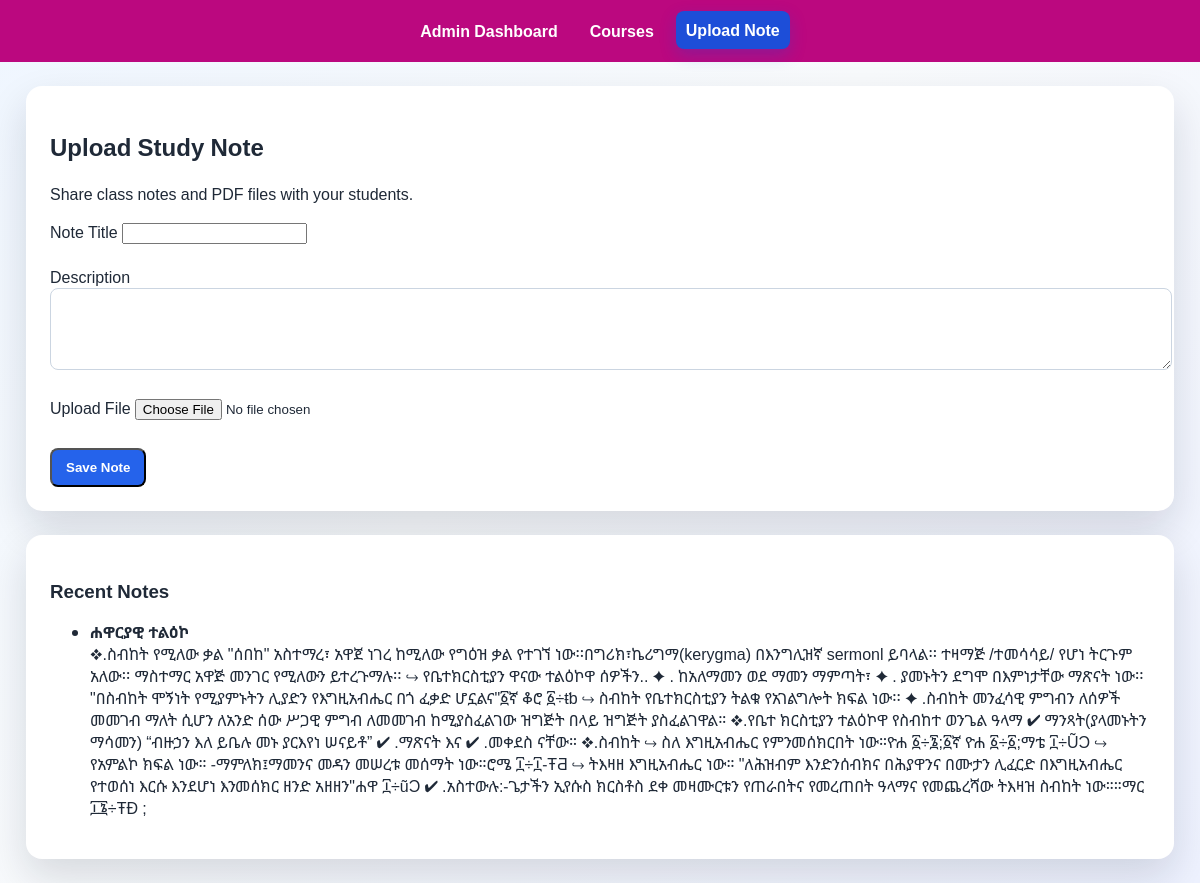
/upload_note.php (signed in), run on the app's committed database.
### tables this page shows
CREATE TABLE `admin_notes` (
  `id` int(11) NOT NULL AUTO_INCREMENT,
  `admin_id` int(11) NOT NULL,
  `title` varchar(255) NOT NULL,
  `description` text DEFAULT NULL,
  `file_path` varchar(255) DEFAULT NULL,
  `created_at` datetime DEFAULT current_timestamp(),
  PRIMARY KEY (`id`)
);

### db.php (called while the page is built, shortened)
<?php
function renderRichText($value): string {
    return (string)($value ?? '');
}

### upload_note.php (the view, shortened to what this page needs)
<?php
require_once __DIR__ . '/db.php';
$adminId = (int)$_SESSION['admin_id'];
try {
    $pdo->exec('CREATE TABLE IF NOT EXISTS admin_notes (
        id INT AUTO_INCREMENT PRIMARY KEY,
        admin_id INT NOT NULL,
        title VARCHAR(255) NOT NULL,
        description TEXT DEFAULT NULL,
        file_path VARCHAR(255) DEFAULT NULL,
        created_at DATETIME DEFAULT CURRENT_TIMESTAMP
    ) ENGINE=InnoDB DEFAULT CHARSET=utf8mb4 COLLATE=utf8mb4_unicode_ci');
} catch (PDOException $e) {
    $message = 'Note table could not be prepared: ' . $e->getMessage();
    $messageType = 'error';
}
$stmt = $pdo->prepare('SELECT * FROM admin_notes WHERE admin_id = :admin_id ORDER BY created_at DESC LIMIT 10');
$stmt->execute([':admin_id' => $adminId]);
$notes = $stmt->fetchAll();
?>
<!DOCTYPE html>
<html lang="am">
<head>
    <link rel="stylesheet" href="sofonyas (1).css">
</head>
<body>
    <nav>
        <ul>
            <li><a href="admin_dashboard.php">Admin Dashboard</a></li>
            <li><a href="admin_courses.php">Courses</a></li>
            <li><a href="upload_note.php" class="active">Upload Note</a></li>
        </ul>
    </nav>
    <section class="card" style="margin-top:24px;">
        <h2>Upload Study Note</h2>
        <p>Share class notes and PDF files with your students.</p>
        <form method="post" enctype="multipart/form-data">
            <label for="title">Note Title</label>
            <input id="title" name="title" required>
            <br><br>
            <label for="description">Description</label>
            <textarea id="description" name="description" rows="4" style="width:100%; padding:10px; border-radius:8px; border:1px solid #cbd5e1;"></textarea>
            <br><br>
            <label for="note_file">Upload File</label>
            <input id="note_file" name="note_file" type="file">
            <br><br>
            <button class="button" type="submit">Save Note</button>
        </form>
    </section>
    <section class="card">
        <h3>Recent Notes</h3>
        <?php if (empty($notes)): ?>
            <p>No notes have been uploaded yet.</p>
        <?php else: ?>
            <ul>
                <?php foreach ($notes as $note): ?>
                    <li style="margin-bottom:10px;">
                        <strong><?php echo htmlspecialchars($note['title'], ENT_QUOTES, 'UTF-8'); ?></strong>
                        <div class="rich-content"><?php echo renderRichText($note['description'] ?? ''); ?></div>
                    </li>
                <?php endforeach; ?>
            </ul>
        <?php endif; ?>
    </section>
</body>
</html>

### sofonyas (1).css (style rules this page uses)
html { scroll-behavior: smooth; }
body { font-family: 'Noto Sans Ethiopic', sans-serif; background: linear-gradient(135deg, #eff6ff 0%, #f8fafc 45%, #eef2ff 100%); margin: 0; padding: 0; text-align: center; color: #1f2937; }
nav { background: #bb087f; padding: 12px 16px; position: sticky; top: 0; z-index: 1000; display: flex; align-items: center; justify-content: space-between; gap: 12px; }
nav ul { list-style: none; display: flex; flex-wrap: wrap; justify-content: center; gap: 12px; margin: 0; padding: 0; flex: 1; }
nav a { color: #fff; text-decoration: none; font-weight: 700; padding: 8px 10px; border-radius: 8px; display: inline-block; transition: background-color 0.18s ease, transform 0.18s ease, box-shadow 0.2s ease; }
nav a.active, nav a:hover { background: #1d4ed8; transform: translateY(-1px); box-shadow: 0 6px 16px rgba(11, 75, 211, 0.25); }
section { padding: 20px; max-width: 1200px; margin: auto; }
.card { background: #ffffff; padding: 24px; margin: 24px auto; border-radius: 16px; box-shadow: 0 18px 40px rgba(15, 23, 42, 0.14); text-align: left; max-width: 1100px; }
.button { display: inline-block; background: #2563eb; color: #fff; text-decoration: none; padding: 10px 14px; border-radius: 8px; font-weight: 700; margin: 6px 6px 0 0; transition: transform 0.2s ease, box-shadow 0.2s ease, background 0.2s ease; }
.card { transition: transform 0.25s ease, box-shadow 0.25s ease; }
.button, .lang-btn, nav a, .slider-dot { transition: transform 0.24s ease, box-shadow 0.24s ease, background-color 0.24s ease; }

### data on the page
admin_notes: title "ሐዋርያዊ ተልዕኮ", description "❖.ስብከት የሚለው ቃል \"ሰበከ\" አስተማረ፣ አዋጀ ነገረ ከሚለው የግዕዝ ቃል የተገኘ ነው፡፡በግሪክ፣ኬሪግማ(kerygma) በእንግሊዝኛ sermonl ይባላል፡፡ ተዛማጅ /ተመሳሳይ/ የሆነ ትርጉም አለው፡፡ ማስተማር አዋጅ መንገር የሚለውን ይተረጉማሉ፡፡ ↪ የቤተክርስቲያን ዋናው ተልዕኮዋ ሰዎችን.. ✦ . ከአለማመን ወደ ማመን ማምጣት፣ ✦ . ያመኑትን ደግሞ በእምነታቸው ማጽናት ነው፡፡ \"በስብከት ሞኝነት የሚያምኑትን ሊያድን የእግዚአብሔር በጎ ፈቃድ ሆኗልና\"፩ኛ ቆሮ ፩÷ŧƅ ↪ ስብከት የቤተክርስቲያን ትልቁ የአገልግሎት ክፍል ነው፡፡ ✦ .ስብከት መንፈሳዊ ምግብን ለሰዎች መመገብ ማለት ሲሆን ለአንድ ሰው ሥጋዊ ምግብ ለመመገብ ከሚያስፈልገው ዝግጅት በላይ ዝግጅት ያስፈልገዋል። ❖.የቤተ ክርስቲያን ተልዕኮዋ የስብከተ ወንጌል ዓላማ ✔ ማንጻት(ያላመኑትን ማሳመን) “ብዙኃን እለ ይቤሉ መኑ ያርእየነ ሠናይቶ” ✔ .ማጽናት እና ✔ .መቀደስ ናቸው። ❖.ስብከት ↪ ስለ እግዚአብሔር የምንመሰክርበት ነው።ዮሐ ፩÷፮;፩ኛ ዮሐ ፩÷፩;ማቴ ፲÷ŨƆ ↪ የአምልኮ ክፍል ነው። -ማምለክ፤ማመንና መዳን መሠረቱ መሰማት ነው።ሮሜ ፲÷፲-ŦƋ ↪ ትእዛዘ እግዚአብሔር ነው። \"ለሕዝብም እንድንሰብክና በሕያዋንና በሙታን ሊፈርድ…"
